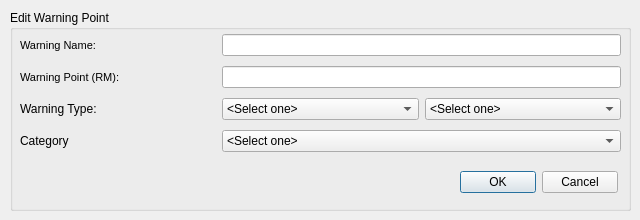
<?xml version="1.0" encoding="UTF-8"?>
<ui version="4.0">
 <class>edit_warn</class>
 <widget class="QDialog" name="edit_warn">
  <property name="geometry">
   <rect>
    <x>0</x>
    <y>0</y>
    <width>640</width>
    <height>220</height>
   </rect>
  </property>
  <property name="windowTitle">
   <string>Add New Warning Point - Pers</string>
  </property>
  <widget class="QGroupBox" name="gb_addNew">
   <property name="geometry">
    <rect>
     <x>10</x>
     <y>10</y>
     <width>621</width>
     <height>201</height>
    </rect>
   </property>
   <property name="title">
    <string>Edit Warning Point</string>
   </property>
   <widget class="QWidget" name="layoutWidget">
    <property name="geometry">
     <rect>
      <x>10</x>
      <y>20</y>
      <width>601</width>
      <height>129</height>
     </rect>
    </property>
    <layout class="QGridLayout" name="gridLayout">
     <item row="3" column="1" colspan="2">
      <widget class="QComboBox" name="list_cat">
       <item>
        <property name="text">
         <string>&lt;Select one&gt;</string>
        </property>
       </item>
      </widget>
     </item>
     <item row="1" column="1" colspan="2">
      <widget class="QLineEdit" name="txt_point"/>
     </item>
     <item row="0" column="1" colspan="2">
      <widget class="QLineEdit" name="txt_name"/>
     </item>
     <item row="0" column="0">
      <widget class="QLabel" name="lbl_name">
       <property name="font">
        <font>
         <pointsize>8</pointsize>
        </font>
       </property>
       <property name="text">
        <string>Warning Name:</string>
       </property>
      </widget>
     </item>
     <item row="2" column="0">
      <widget class="QLabel" name="lbl_type">
       <property name="text">
        <string>Warning Type:</string>
       </property>
      </widget>
     </item>
     <item row="1" column="0">
      <widget class="QLabel" name="lbl_point">
       <property name="font">
        <font>
         <pointsize>8</pointsize>
        </font>
       </property>
       <property name="text">
        <string>Warning Point (RM):</string>
       </property>
      </widget>
     </item>
     <item row="2" column="1">
      <widget class="QComboBox" name="list_warnType">
       <item>
        <property name="text">
         <string>&lt;Select one&gt;</string>
        </property>
       </item>
       <item>
        <property name="text">
         <string>Day</string>
        </property>
       </item>
       <item>
        <property name="text">
         <string>Month</string>
        </property>
       </item>
       <item>
        <property name="text">
         <string>Year</string>
        </property>
       </item>
       <item>
        <property name="text">
         <string>Lifetime</string>
        </property>
       </item>
      </widget>
     </item>
     <item row="3" column="0">
      <widget class="QLabel" name="lbl_cat">
       <property name="text">
        <string>Category</string>
       </property>
      </widget>
     </item>
     <item row="2" column="2">
      <widget class="QComboBox" name="lst_daytype">
       <item>
        <property name="text">
         <string>&lt;Select one&gt;</string>
        </property>
       </item>
       <item>
        <property name="text">
         <string>Weekday</string>
        </property>
       </item>
       <item>
        <property name="text">
         <string>Weekend</string>
        </property>
       </item>
      </widget>
     </item>
    </layout>
    <zorder>lbl_name</zorder>
    <zorder>txt_name</zorder>
    <zorder>lbl_point</zorder>
    <zorder>lbl_type</zorder>
    <zorder>list_warnType</zorder>
    <zorder>txt_point</zorder>
    <zorder>lbl_cat</zorder>
    <zorder>list_cat</zorder>
    <zorder>lst_daytype</zorder>
   </widget>
   <widget class="QWidget" name="layoutWidget_2">
    <property name="geometry">
     <rect>
      <x>450</x>
      <y>160</y>
      <width>158</width>
      <height>25</height>
     </rect>
    </property>
    <layout class="QHBoxLayout" name="horizontalLayout">
     <item>
      <widget class="QPushButton" name="btn_confirm">
       <property name="text">
        <string>OK</string>
       </property>
      </widget>
     </item>
     <item>
      <widget class="QPushButton" name="btn_cancel">
       <property name="text">
        <string>Cancel</string>
       </property>
      </widget>
     </item>
    </layout>
   </widget>
  </widget>
 </widget>
 <tabstops>
  <tabstop>txt_name</tabstop>
  <tabstop>txt_point</tabstop>
  <tabstop>list_warnType</tabstop>
  <tabstop>lst_daytype</tabstop>
  <tabstop>list_cat</tabstop>
  <tabstop>btn_confirm</tabstop>
  <tabstop>btn_cancel</tabstop>
 </tabstops>
 <resources/>
 <connections/>
</ui>
